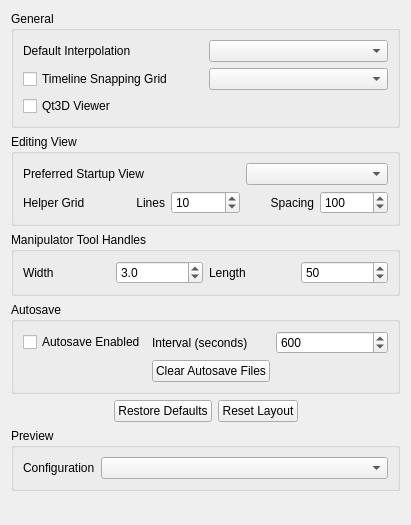
<?xml version="1.0" encoding="UTF-8"?>
<ui version="4.0">
 <class>StudioAppPrefsPage</class>
 <widget class="QWidget" name="StudioAppPrefsPage">
  <property name="geometry">
   <rect>
    <x>0</x>
    <y>0</y>
    <width>411</width>
    <height>525</height>
   </rect>
  </property>
  <property name="windowTitle">
   <string>Form</string>
  </property>
  <layout class="QVBoxLayout" name="verticalLayout">
   <item>
    <widget class="QGroupBox" name="groupBox">
     <property name="title">
      <string>General</string>
     </property>
     <layout class="QGridLayout" name="gridLayout">
      <item row="0" column="0">
       <widget class="QLabel" name="label_2">
        <property name="text">
         <string>Default Interpolation</string>
        </property>
        <property name="buddy">
         <cstring>m_DefaultInterpolation</cstring>
        </property>
       </widget>
      </item>
      <item row="0" column="1">
       <widget class="QComboBox" name="m_DefaultInterpolation"/>
      </item>
      <item row="1" column="1">
       <widget class="QComboBox" name="m_SnapRangeCombo"/>
      </item>
      <item row="1" column="0">
       <widget class="QCheckBox" name="m_checkTimelineAbsoluteSnapping">
        <property name="text">
         <string>Timeline Snapping Grid</string>
        </property>
       </widget>
      </item>
      <item row="2" column="0">
       <widget class="QCheckBox" name="m_checkLegacyViewer">
        <property name="text">
         <string>Qt3D Viewer</string>
        </property>
       </widget>
      </item>
     </layout>
    </widget>
   </item>
   <item>
    <widget class="QGroupBox" name="m_groupBoxEditingView">
     <property name="title">
      <string>Editing View</string>
     </property>
     <layout class="QGridLayout" name="gridLayout_2">
      <item row="1" column="1">
       <widget class="QLabel" name="helperGridLineCountLabel">
        <property name="text">
         <string>Lines</string>
        </property>
        <property name="alignment">
         <set>Qt::AlignRight|Qt::AlignTrailing|Qt::AlignVCenter</set>
        </property>
       </widget>
      </item>
      <item row="1" column="3">
       <widget class="QLabel" name="helperGridSpacingLabel">
        <property name="text">
         <string>Spacing</string>
        </property>
        <property name="alignment">
         <set>Qt::AlignRight|Qt::AlignTrailing|Qt::AlignVCenter</set>
        </property>
       </widget>
      </item>
      <item row="0" column="3" colspan="2">
       <widget class="QComboBox" name="m_EditViewStartupView"/>
      </item>
      <item row="0" column="0" colspan="2">
       <widget class="QLabel" name="label_4">
        <property name="text">
         <string>Preferred Startup View</string>
        </property>
        <property name="buddy">
         <cstring>m_EditViewStartupView</cstring>
        </property>
       </widget>
      </item>
      <item row="1" column="0">
       <widget class="QLabel" name="helperGridLabel">
        <property name="text">
         <string>Helper Grid</string>
        </property>
       </widget>
      </item>
      <item row="1" column="2">
       <widget class="QSpinBox" name="helperGridLinesSpinBox">
        <property name="toolTip">
         <string>Lines in helper grid</string>
        </property>
        <property name="inputMethodHints">
         <set>Qt::ImhDigitsOnly</set>
        </property>
        <property name="minimum">
         <number>1</number>
        </property>
        <property name="maximum">
         <number>1000</number>
        </property>
        <property name="stepType">
         <enum>QAbstractSpinBox::AdaptiveDecimalStepType</enum>
        </property>
        <property name="value">
         <number>10</number>
        </property>
       </widget>
      </item>
      <item row="1" column="4">
       <widget class="QSpinBox" name="helperGridSpacingSpinBox">
        <property name="toolTip">
         <string>Helper grid spacing</string>
        </property>
        <property name="inputMethodHints">
         <set>Qt::ImhDigitsOnly</set>
        </property>
        <property name="minimum">
         <number>1</number>
        </property>
        <property name="maximum">
         <number>10000</number>
        </property>
        <property name="singleStep">
         <number>1</number>
        </property>
        <property name="stepType">
         <enum>QAbstractSpinBox::AdaptiveDecimalStepType</enum>
        </property>
        <property name="value">
         <number>100</number>
        </property>
       </widget>
      </item>
     </layout>
    </widget>
   </item>
   <item>
    <widget class="QGroupBox" name="groupBoxToolHandles">
     <property name="title">
      <string>Manipulator Tool Handles</string>
     </property>
     <layout class="QGridLayout" name="gridLayout_3">
      <item row="0" column="3">
       <widget class="QDoubleSpinBox" name="selectorLength">
        <property name="toolTip">
         <string>The length of the 3D view
manipulator tool handles</string>
        </property>
        <property name="decimals">
         <number>0</number>
        </property>
        <property name="minimum">
         <double>10.000000000000000</double>
        </property>
        <property name="value">
         <double>50.000000000000000</double>
        </property>
       </widget>
      </item>
      <item row="0" column="1">
       <widget class="QDoubleSpinBox" name="selectorWidth">
        <property name="toolTip">
         <string>The width of the 3D view
manipulator tool handles</string>
        </property>
        <property name="decimals">
         <number>1</number>
        </property>
        <property name="minimum">
         <double>1.000000000000000</double>
        </property>
        <property name="maximum">
         <double>10.000000000000000</double>
        </property>
        <property name="singleStep">
         <double>0.500000000000000</double>
        </property>
        <property name="value">
         <double>3.000000000000000</double>
        </property>
       </widget>
      </item>
      <item row="0" column="0">
       <widget class="QLabel" name="label_5">
        <property name="text">
         <string>Width</string>
        </property>
        <property name="alignment">
         <set>Qt::AlignLeading|Qt::AlignLeft|Qt::AlignVCenter</set>
        </property>
       </widget>
      </item>
      <item row="0" column="2">
       <widget class="QLabel" name="label_6">
        <property name="text">
         <string>Length</string>
        </property>
       </widget>
      </item>
     </layout>
    </widget>
   </item>
   <item>
    <widget class="QGroupBox" name="groupBoxAutosave">
     <property name="title">
      <string>Autosave</string>
     </property>
     <layout class="QGridLayout" name="gridLayout_4">
      <item row="0" column="0">
       <widget class="QCheckBox" name="autosaveEnabled">
        <property name="text">
         <string>Autosave Enabled</string>
        </property>
       </widget>
      </item>
      <item row="0" column="1">
       <widget class="QLabel" name="intervalLabel">
        <property name="text">
         <string>Interval (seconds)</string>
        </property>
        <property name="alignment">
         <set>Qt::AlignLeading|Qt::AlignLeft|Qt::AlignVCenter</set>
        </property>
       </widget>
      </item>
      <item row="0" column="2">
       <widget class="QSpinBox" name="autosaveInterval">
        <property name="toolTip">
         <string>The amount of time between autosaving.</string>
        </property>
        <property name="minimum">
         <number>30</number>
        </property>
        <property name="maximum">
         <number>3600</number>
        </property>
        <property name="singleStep">
         <number>30</number>
        </property>
        <property name="value">
         <number>600</number>
        </property>
       </widget>
      </item>
      <item row="1" column="1">
       <widget class="QPushButton" name="clearAutosaveFiles">
        <property name="toolTip">
         <string>Clear all autosave files from project folder</string>
        </property>
        <property name="text">
         <string>Clear Autosave Files</string>
        </property>
       </widget>
      </item>
     </layout>
    </widget>
   </item>
   <item>
    <layout class="QHBoxLayout" name="horizontalLayout">
     <item>
      <spacer name="horizontalSpacer_2">
       <property name="orientation">
        <enum>Qt::Horizontal</enum>
       </property>
       <property name="sizeHint" stdset="0">
        <size>
         <width>40</width>
         <height>20</height>
        </size>
       </property>
      </spacer>
     </item>
     <item>
      <widget class="QPushButton" name="m_buttonRestoreDefaults">
       <property name="maximumSize">
        <size>
         <width>293</width>
         <height>16777215</height>
        </size>
       </property>
       <property name="toolTip">
        <string/>
       </property>
       <property name="text">
        <string>Restore Defaults</string>
       </property>
      </widget>
     </item>
     <item>
      <widget class="QPushButton" name="m_buttonResetLayout">
       <property name="toolTip">
        <string>Click to restore default Studio
palette positions and visibilities</string>
       </property>
       <property name="text">
        <string>Reset Layout</string>
       </property>
      </widget>
     </item>
     <item>
      <spacer name="horizontalSpacer">
       <property name="orientation">
        <enum>Qt::Horizontal</enum>
       </property>
       <property name="sizeHint" stdset="0">
        <size>
         <width>40</width>
         <height>20</height>
        </size>
       </property>
      </spacer>
     </item>
    </layout>
   </item>
   <item>
    <widget class="QGroupBox" name="groupBoxPreview">
     <property name="title">
      <string>Preview</string>
     </property>
     <layout class="QFormLayout" name="formLayout">
      <item row="1" column="0">
       <widget class="QLabel" name="label_5">
        <property name="text">
         <string>Configuration</string>
        </property>
        <property name="buddy">
         <cstring>m_PreviewSelector</cstring>
        </property>
       </widget>
      </item>
      <item row="1" column="1">
       <widget class="QComboBox" name="m_PreviewSelector"/>
      </item>
     </layout>
    </widget>
   </item>
   <item>
    <spacer name="verticalSpacer">
     <property name="orientation">
      <enum>Qt::Vertical</enum>
     </property>
     <property name="sizeHint" stdset="0">
      <size>
       <width>20</width>
       <height>0</height>
      </size>
     </property>
    </spacer>
   </item>
  </layout>
 </widget>
 <resources/>
 <connections/>
</ui>
